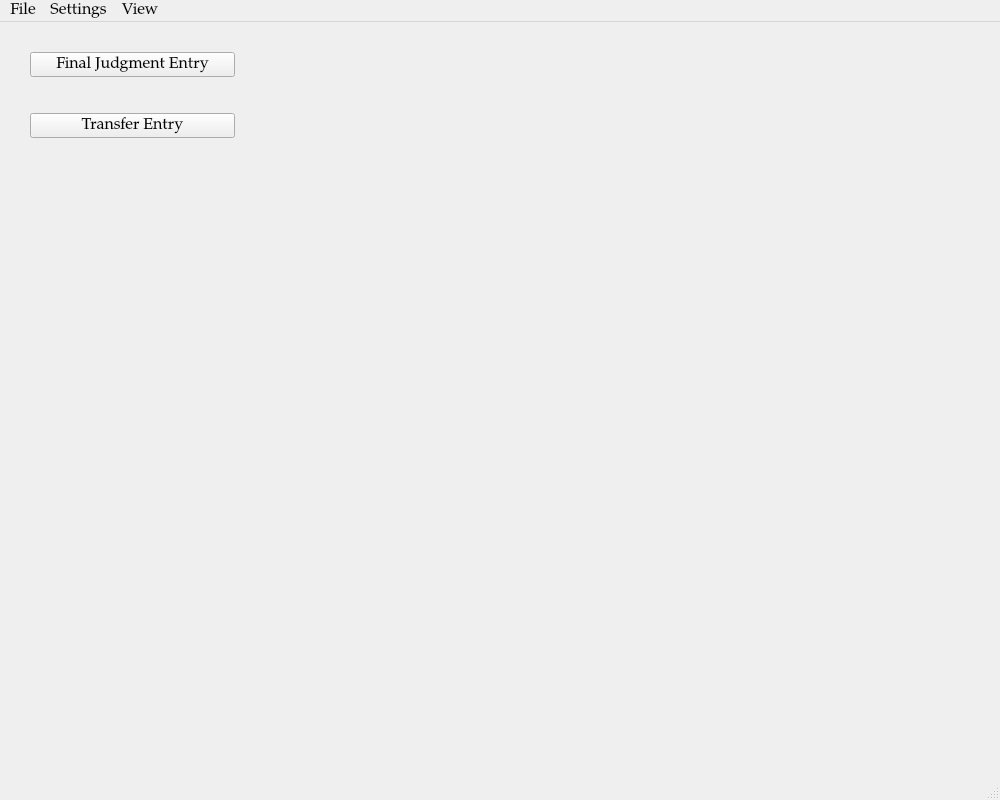
<?xml version="1.0" encoding="UTF-8"?>
<ui version="4.0">
 <class>MainWindow</class>
 <widget class="QMainWindow" name="MainWindow">
  <property name="geometry">
   <rect>
    <x>0</x>
    <y>0</y>
    <width>1000</width>
    <height>800</height>
   </rect>
  </property>
  <property name="minimumSize">
   <size>
    <width>1000</width>
    <height>800</height>
   </size>
  </property>
  <property name="font">
   <font>
    <family>Palatino Linotype</family>
    <pointsize>12</pointsize>
   </font>
  </property>
  <property name="windowTitle">
   <string>MuniEntry</string>
  </property>
  <widget class="QWidget" name="centralwidget">
   <widget class="QWidget" name="">
    <property name="geometry">
     <rect>
      <x>30</x>
      <y>30</y>
      <width>205</width>
      <height>86</height>
     </rect>
    </property>
    <layout class="QGridLayout" name="gridLayout">
     <item row="1" column="0">
      <spacer name="verticalSpacer">
       <property name="orientation">
        <enum>Qt::Vertical</enum>
       </property>
       <property name="sizeHint" stdset="0">
        <size>
         <width>20</width>
         <height>80</height>
        </size>
       </property>
      </spacer>
     </item>
     <item row="0" column="0">
      <widget class="QPushButton" name="FinalJudgmentEntryButton">
       <property name="text">
        <string>Final Judgment Entry</string>
       </property>
      </widget>
     </item>
     <item row="2" column="0">
      <widget class="QPushButton" name="pushButton">
       <property name="text">
        <string>Transfer Entry</string>
       </property>
      </widget>
     </item>
    </layout>
   </widget>
  </widget>
  <widget class="QMenuBar" name="menubar">
   <property name="geometry">
    <rect>
     <x>0</x>
     <y>0</y>
     <width>1000</width>
     <height>26</height>
    </rect>
   </property>
   <widget class="QMenu" name="menuFile">
    <property name="title">
     <string>File</string>
    </property>
    <addaction name="actionOpen"/>
    <addaction name="actionOptions"/>
    <addaction name="actionExit"/>
    <addaction name="separator"/>
    <addaction name="actionExit_2"/>
   </widget>
   <widget class="QMenu" name="menuSettings">
    <property name="title">
     <string>Settings</string>
    </property>
    <addaction name="actionDialogs"/>
   </widget>
   <widget class="QMenu" name="menuView">
    <property name="title">
     <string>View</string>
    </property>
   </widget>
   <addaction name="menuFile"/>
   <addaction name="menuSettings"/>
   <addaction name="menuView"/>
  </widget>
  <widget class="QStatusBar" name="statusbar"/>
  <action name="actionOpen">
   <property name="text">
    <string>Open</string>
   </property>
  </action>
  <action name="actionOptions">
   <property name="text">
    <string>Options</string>
   </property>
  </action>
  <action name="actionExit">
   <property name="text">
    <string>Templates</string>
   </property>
  </action>
  <action name="actionExit_2">
   <property name="text">
    <string>Exit</string>
   </property>
  </action>
  <action name="actionGeneral_Motion_Entry">
   <property name="text">
    <string>General Motion Entry</string>
   </property>
  </action>
  <action name="actionFail_to_Appear_Minor_Traffic_Offense">
   <property name="text">
    <string>Fail to Appear - Minor Traffic Offense</string>
   </property>
  </action>
  <action name="actionOmnibus_Motion_Form">
   <property name="text">
    <string>Omnibus Motion Form</string>
   </property>
  </action>
  <action name="actionJury_Instructions">
   <property name="text">
    <string>Jury Instructions</string>
   </property>
  </action>
  <action name="actionDialogs">
   <property name="text">
    <string>Dialogs</string>
   </property>
  </action>
  <action name="actionTemplates">
   <property name="text">
    <string>Templates</string>
   </property>
  </action>
 </widget>
 <resources/>
 <connections>
  <connection>
   <sender>FinalJudgmentEntryButton</sender>
   <signal>clicked()</signal>
   <receiver>MainWindow</receiver>
   <slot>pushButtonDialog()</slot>
   <hints>
    <hint type="sourcelabel">
     <x>125</x>
     <y>69</y>
    </hint>
    <hint type="destinationlabel">
     <x>216</x>
     <y>46</y>
    </hint>
   </hints>
  </connection>
 </connections>
 <slots>
  <slot>pushButtonJuryInstructions()</slot>
  <slot>pushButtonTransferEntry()</slot>
  <slot>pushButtonVerdictForm()</slot>
  <slot>pushButtonOmnibusMotion()</slot>
  <slot>pushButtonDialog()</slot>
 </slots>
</ui>
